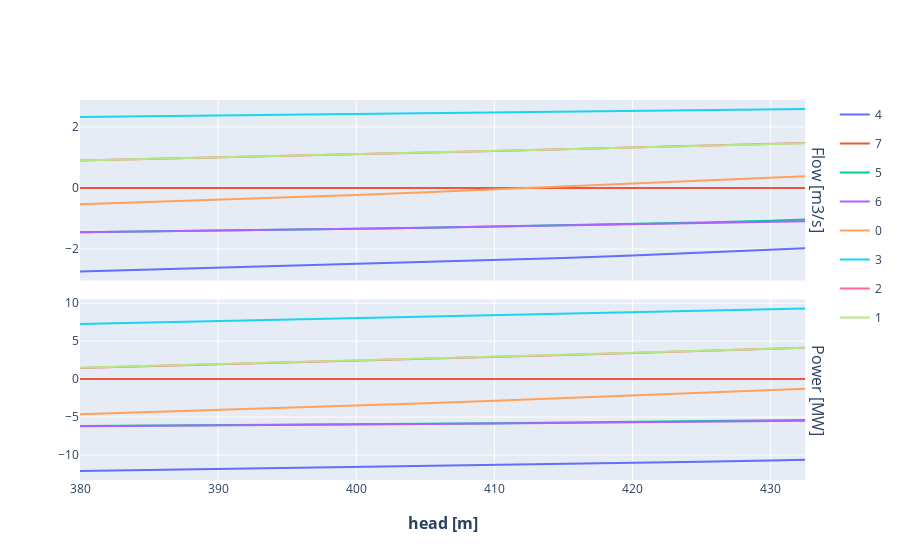

Notebook cell for this chart:
### Code cell
plot_dict["Aegina hydro"]

### Figure 1 — Plotly figure (JSON) as saved in the notebook; plotly's stock layout.template omitted (floating-point values rounded to 4 significant figures)
{"data": [{"hovertemplate": "Flow: %{y:.1f} [m3/s]<br>Head: %{x:.1f} m</b><extra></extra>", "legendgroup": "4", "line": {"color": "#636EFA"}, "mode": "lines", "name": "4", "showlegend": true, "type": "scatter", "x": [380, 385, 390, 395, 400, 405, 410, 415, 420, 425, 430, 432.5], "xaxis": "x", "y": [-2.735, -2.674, -2.612, -2.551, -2.489, -2.427, -2.364, -2.291, -2.215, -2.128, -2.033, -1.974], "yaxis": "y"}, {"hovertemplate": "Electrical Power: %{y:.1f} [MW]<br>Head: %{x:.1f} m</b><extra></extra>", "legendgroup": "4", "line": {"color": "#636EFA"}, "mode": "lines", "name": "4", "showlegend": false, "type": "scatter", "x": [380, 385, 390, 395, 400, 405, 410, 415, 420, 425, 430, 432.5], "xaxis": "x2", "y": [-12.11, -11.98, -11.85, -11.72, -11.59, -11.46, -11.32, -11.18, -11.04, -10.88, -10.72, -10.61], "yaxis": "y2"}, {"hovertemplate": "Flow: %{y:.1f} [m3/s]<br>Head: %{x:.1f} m</b><extra></extra>", "legendgroup": "7", "line": {"color": "#EF553B"}, "mode": "lines", "name": "7", "showlegend": true, "type": "scatter", "x": [380, 385, 390, 395, 400, 405, 410, 415, 420, 425, 430, 432.5], "xaxis": "x", "y": [0, 0, 0, 0, 0, 0, 0, 0, 0, 0, 0, 0], "yaxis": "y"}, {"hovertemplate": "Electrical Power: %{y:.1f} [MW]<br>Head: %{x:.1f} m</b><extra></extra>", "legendgroup": "7", "line": {"color": "#EF553B"}, "mode": "lines", "name": "7", "showlegend": false, "type": "scatter", "x": [380, 385, 390, 395, 400, 405, 410, 415, 420, 425, 430, 432.5], "xaxis": "x2", "y": [0, 0, 0, 0, 0, 0, 0, 0, 0, 0, 0, 0], "yaxis": "y2"}, {"hovertemplate": "Flow: %{y:.1f} [m3/s]<br>Head: %{x:.1f} m</b><extra></extra>", "legendgroup": "5", "line": {"color": "#00CC96"}, "mode": "lines", "name": "5", "showlegend": true, "type": "scatter", "x": [380, 385, 390, 395, 400, 405, 410, 415, 420, 425, 430, 432.5], "xaxis": "x", "y": [-1.45, -1.426, -1.401, -1.372, -1.335, -1.299, -1.262, -1.225, -1.184, -1.134, -1.073, -1.034], "yaxis": "y"}, {"hovertemplate": "Electrical Power: %{y:.1f} [MW]<br>Head: %{x:.1f} m</b><extra></extra>", "legendgroup": "5", "line": {"color": "#00CC96"}, "mode": "lines", "name": "5", "showlegend": false, "type": "scatter", "x": [380, 385, 390, 395, 400, 405, 410, 415, 420, 425, 430, 432.5], "xaxis": "x2", "y": [-6.179, -6.141, -6.103, -6.049, -5.975, -5.898, -5.821, -5.74, -5.652, -5.554, -5.442, -5.376], "yaxis": "y2"}, {"hovertemplate": "Flow: %{y:.1f} [m3/s]<br>Head: %{x:.1f} m</b><extra></extra>", "legendgroup": "6", "line": {"color": "#AB63FA"}, "mode": "lines", "name": "6", "showlegend": true, "type": "scatter", "x": [380, 385, 390, 395, 400, 405, 410, 415, 420, 425, 430, 432.5], "xaxis": "x", "y": [-1.451, -1.426, -1.402, -1.375, -1.339, -1.303, -1.268, -1.232, -1.197, -1.157, -1.114, -1.091], "yaxis": "y"}, {"hovertemplate": "Electrical Power: %{y:.1f} [MW]<br>Head: %{x:.1f} m</b><extra></extra>", "legendgroup": "6", "line": {"color": "#AB63FA"}, "mode": "lines", "name": "6", "showlegend": false, "type": "scatter", "x": [380, 385, 390, 395, 400, 405, 410, 415, 420, 425, 430, 432.5], "xaxis": "x2", "y": [-6.205, -6.168, -6.13, -6.082, -6.009, -5.935, -5.86, -5.784, -5.707, -5.627, -5.546, -5.504], "yaxis": "y2"}, {"hovertemplate": "Flow: %{y:.1f} [m3/s]<br>Head: %{x:.1f} m</b><extra></extra>", "legendgroup": "0", "line": {"color": "#FFA15A"}, "mode": "lines", "name": "0", "showlegend": true, "type": "scatter", "x": [380, 385, 390, 395, 400, 405, 410, 415, 420, 425, 430, 432.5], "xaxis": "x", "y": [-0.534, -0.461, -0.3871, -0.3135, -0.2346, -0.1439, -0.05081, 0.04382, 0.1387, 0.233, 0.3301, 0.3812], "yaxis": "y"}, {"hovertemplate": "Electrical Power: %{y:.1f} [MW]<br>Head: %{x:.1f} m</b><extra></extra>", "legendgroup": "0", "line": {"color": "#FFA15A"}, "mode": "lines", "name": "0", "showlegend": false, "type": "scatter", "x": [380, 385, 390, 395, 400, 405, 410, 415, 420, 425, 430, 432.5], "xaxis": "x2", "y": [-4.618, -4.349, -4.079, -3.801, -3.509, -3.186, -2.846, -2.501, -2.144, -1.79, -1.449, -1.277], "yaxis": "y2"}, {"hovertemplate": "Flow: %{y:.1f} [m3/s]<br>Head: %{x:.1f} m</b><extra></extra>", "legendgroup": "3", "line": {"color": "#19D3F3"}, "mode": "lines", "name": "3", "showlegend": true, "type": "scatter", "x": [380, 385, 390, 395, 400, 405, 410, 415, 420, 425, 430, 432.5], "xaxis": "x", "y": [2.325, 2.351, 2.376, 2.402, 2.427, 2.452, 2.477, 2.501, 2.525, 2.549, 2.573, 2.585], "yaxis": "y"}, {"hovertemplate": "Electrical Power: %{y:.1f} [MW]<br>Head: %{x:.1f} m</b><extra></extra>", "legendgroup": "3", "line": {"color": "#19D3F3"}, "mode": "lines", "name": "3", "showlegend": false, "type": "scatter", "x": [380, 385, 390, 395, 400, 405, 410, 415, 420, 425, 430, 432.5], "xaxis": "x2", "y": [7.268, 7.462, 7.655, 7.849, 8.042, 8.234, 8.427, 8.62, 8.812, 9.004, 9.198, 9.297], "yaxis": "y2"}, {"hovertemplate": "Flow: %{y:.1f} [m3/s]<br>Head: %{x:.1f} m</b><extra></extra>", "legendgroup": "2", "line": {"color": "#FF6692"}, "mode": "lines", "name": "2", "showlegend": true, "type": "scatter", "x": [380, 385, 390, 395, 400, 405, 410, 415, 420, 425, 430, 432.5], "xaxis": "x", "y": [0.9006, 0.9499, 0.9993, 1.049, 1.097, 1.153, 1.212, 1.27, 1.328, 1.385, 1.442, 1.473], "yaxis": "y"}, {"hovertemplate": "Electrical Power: %{y:.1f} [MW]<br>Head: %{x:.1f} m</b><extra></extra>", "legendgroup": "2", "line": {"color": "#FF6692"}, "mode": "lines", "name": "2", "showlegend": false, "type": "scatter", "x": [380, 385, 390, 395, 400, 405, 410, 415, 420, 425, 430, 432.5], "xaxis": "x2", "y": [1.475, 1.708, 1.94, 2.171, 2.404, 2.658, 2.92, 3.183, 3.448, 3.716, 3.982, 4.117], "yaxis": "y2"}, {"hovertemplate": "Flow: %{y:.1f} [m3/s]<br>Head: %{x:.1f} m</b><extra></extra>", "legendgroup": "1", "line": {"color": "#B6E880"}, "mode": "lines", "name": "1", "showlegend": true, "type": "scatter", "x": [380, 385, 390, 395, 400, 405, 410, 415, 420, 425, 430, 432.5], "xaxis": "x", "y": [0.899, 0.9484, 0.9977, 1.047, 1.096, 1.15, 1.208, 1.266, 1.324, 1.381, 1.438, 1.467], "yaxis": "y"}, {"hovertemplate": "Electrical Power: %{y:.1f} [MW]<br>Head: %{x:.1f} m</b><extra></extra>", "legendgroup": "1", "line": {"color": "#B6E880"}, "mode": "lines", "name": "1", "showlegend": false, "type": "scatter", "x": [380, 385, 390, 395, 400, 405, 410, 415, 420, 425, 430, 432.5], "xaxis": "x2", "y": [1.493, 1.726, 1.959, 2.19, 2.423, 2.671, 2.93, 3.193, 3.458, 3.726, 3.992, 4.123], "yaxis": "y2"}], "layout": {"annotations": [{"font": {"size": 16}, "showarrow": false, "text": "Flow [m3/s]", "textangle": 90, "x": 0.98, "xanchor": "left", "xref": "paper", "y": 0.7625, "yanchor": "middle", "yref": "paper"}, {"font": {"size": 16}, "showarrow": false, "text": "Power [MW]", "textangle": 90, "x": 0.98, "xanchor": "left", "xref": "paper", "y": 0.2375, "yanchor": "middle", "yref": "paper"}, {"font": {"size": 16}, "showarrow": false, "text": "<b>head [m]<b>", "x": 0.49, "xanchor": "center", "xref": "paper", "y": 0, "yanchor": "top", "yref": "paper", "yshift": -30}], "xaxis": {"anchor": "y", "domain": [0, 0.98], "matches": "x2", "showticklabels": false}, "xaxis2": {"anchor": "y2", "domain": [0, 0.98]}, "yaxis": {"anchor": "x", "domain": [0.525, 1]}, "yaxis2": {"anchor": "x2", "domain": [0, 0.475]}}}
